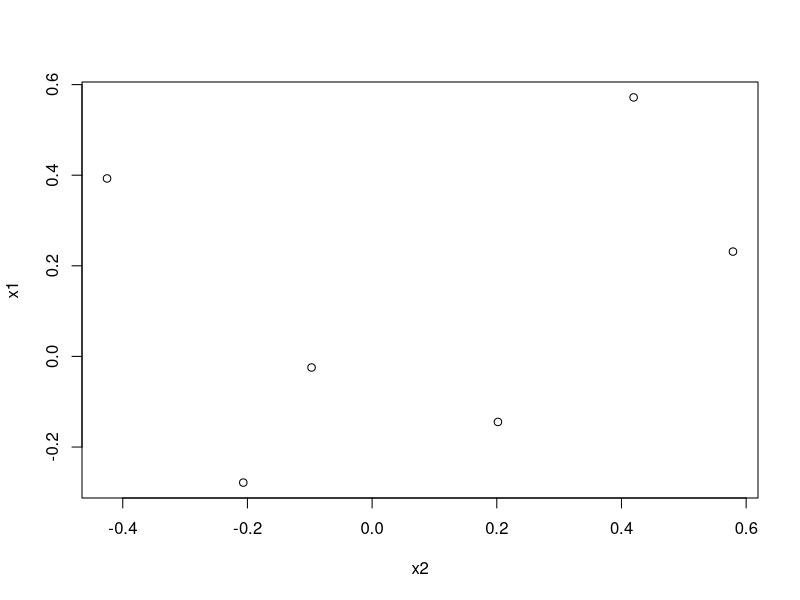
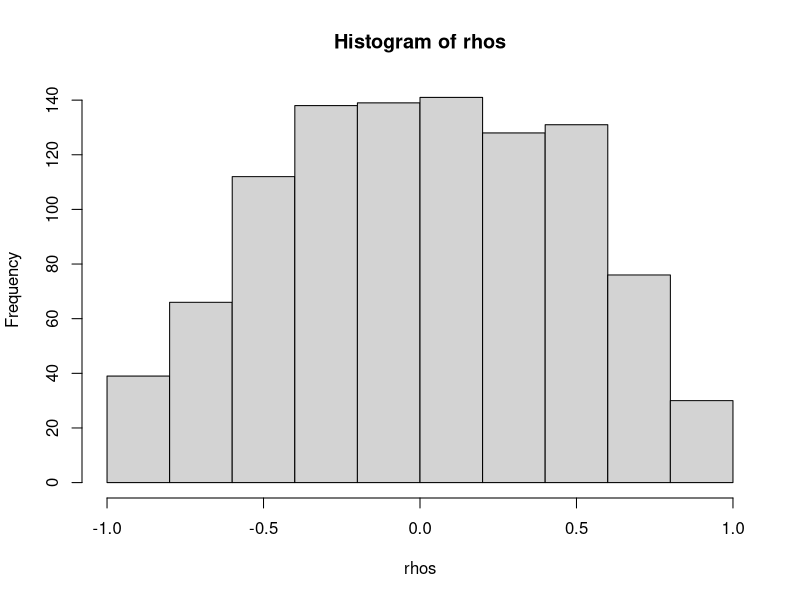

Reproduce these figures in R, in order. (Note: this script raises an error after producing the figures.)













# skapa två random vectorer att korrelera mot varandra.

x1 <- rnorm(6, mean=0, sd=0.5)
x2 <- rnorm(6, mean=0, sd=0.5)

cor(x1,x2)
plot(x2,x1)

rhos <- rep(NA, 1000) 

for(i in 1:1000){
  x1 <- rnorm(10, mean=0, sd=0.5)
  x2 <- rnorm(10, mean=0, sd=0.5)
  x1[zeros <- sample(1:5,5)] <- 0
  x2[zeros] <- 0
  rhos[i] <- cor(x1,x2)
}

hist(rhos)





c_mk3 %>% filter(river_id=="32000") %>% filter(n_years>10) %>% ggplot(aes(x=rho_trout)) + geom_histogram()

c_mk3 %>% filter(river_id=="32000") %>% filter(n_years>10) %>% ggplot(aes(x=rho_pike)) + geom_histogram()



rhos1 <- rep(NA, 10000)
rhos2 <- rep(NA, 10000)
for(i in 1:10000){
  x1 <- rnorm(n=10, mean=1.2, sd=0.5)
  x2 <- x1+rnorm(n=10, mean=0, sd=0.3)
  y1 <- rep(0,10)
  y2 <- rep(0,10)
  sub1 <- sample(1:10, 10)
  sub2 <- sample(1:10, 10)
  y1[sub1]<-x1[sub1]
  y2[sub2]<-x2[sub2]
  rhos1[i] <- cor(y1,y2)
  rhos2[i] <- cor(x1,x2)
}
#par(mfrow=c(1,2))
hist(rhos1, xlim=c(-1,1))
#hist(rhos2, xlim=c(-1,1))



rhos1 <- rep(NA, 10000)
rhos2 <- rep(NA, 10000)
for(i in 1:10000){
  x1 <- rnorm(n=10, mean=1.2, sd=0.5)
  x2 <- x1+rnorm(n=10, mean=0, sd=0.3)
  y1 <- x1
  y2 <- x2
  y1[sample(1:10, 9)] <- 0
  y2[sample(1:10, 9)] <- 0
  rhos1[i] <- cor(y1,y2)
  rhos2[i] <- cor(x1,x2)
}
par(mfrow=c(1,2))
hist(rhos1, xlim=c(-1,1))
#hist(rhos2, xlim=c(-1,1))

par(mfrow=c(5,2))

for(j in 0:9){
  rhos1 <- rep(NA, 10000)
  rhos2 <- rep(NA, 10000)
  for(i in 1:10000){
    x1 <- rnorm(n=10, mean=1.2, sd=0.5)
    x2 <- x1+rnorm(n=10, mean=0, sd=0.3)
    y1 <- x1
    y2 <- x2
    y1[sample(1:10, j)] <- 0
    y2[sample(1:10, j)] <- 0
    rhos1[i] <- cor(y1,y2)
    rhos2[i] <- cor(x1,x2)
  }
  
  hist(rhos1, xlim=c(-1,1), main="")
}

#hist(rhos2, xlim=c(-1,1))




plot(rhos1, type="l", ylim=c(-1,1))
plot(rhos2, type="l", ylim=c(-1,1))

rhos1 <- rep(NA, 10)
rhos2 <- rep(NA, 10)

for(j in 1:100){
  x1 <- rnorm(n=10, mean=1.2, sd=0.5)
  x2 <- x1+rnorm(n=10, mean=0, sd=0.3)
  y1 <- x1
  y2 <- x2
  
  for(i in 1:9){
    y1[which.min(y1*NA^(y1 <=0))] <- 0 #Weird way of looking for the lowest value that isn't a zero. 
    y2[which.min(y2*NA^(y2 <=0))] <- 0
    rhos1[i] <- cor(y1,y2)
    rhos2[i] <- cor(x1,x2)
  }
  
  lines(rhos1, type="l", ylim=c(0,1))
}


plot(rhos2, type="l", ylim=c(0,1))

par(mfrow=c(1,2))
hist(rhos1, xlim=c(-1,1))
hist(rhos2, xlim=c(-1,1))








plot(rhos1, type="l", ylim=c(-1,1))

rhos1 <- rep(NA, 10)
rhos2 <- rep(NA, 10)

for(j in 1:100){
  x1 <- rnorm(n=10, mean=1.2, sd=0.5)
  x2 <- x1+rnorm(n=10, mean=0, sd=0.3)
  y1 <- x1
  y2 <- x2
  
  sub1 <- sample(1:10,10)
  sub2 <- sample(1:10,10)
  
  for(i in 1:9){
    y1[sub1[i]] <- 0 #Weird way of looking for the lowest value that isn't a zero. 
    y2[sub1[i]] <- 0
    rhos1[i] <- cor(y1,y2)
    rhos2[i] <- cor(x1,x2)
  }
  
  lines(rhos1, type="l", ylim=c(0,1))
}


r





x1 <- rnorm(n=10, mean=1.2, sd=0.5)
x2 <- x1+rnorm(n=10, mean=0, sd=0.3)

sub1 <- sample(1:10, 2)
sub2 <- sample(1:10, 2)
y1 <- x1
y2 <- x2
y1[sub1]<-0
y2[sub2]<-0

cor_in <- data.frame(y1,y2)

count_pairs <- function(cor_in){
  t <- nrow(cor_in)
  d <- cor_in
  cor_in$two_above <- NA
  for(i in 1:t){
    cor_in$two_above[i] <- sum(c(d[i,] > 0))
  }
  paired_both <- sum(cor_in$two_above == 2)
  paired_one <- sum(cor_in$two_above == 1)
  percentage_zero <- sum(d == 0) / (nrow(d)*2)
  avg_gt0_site1 <- mean(d[which(d[1]>0),1])
  avg_ge0_site1 <- mean(d[,1])
  avg_gt0_site2 <- mean(d[which(d[2]>0),2])
  avg_ge0_site2 <- mean(d[,2])
  return(c(paired_both, paired_one, percentage_zero, 
           avg_gt0_site1, avg_ge0_site1, avg_gt0_site2, avg_ge0_site2))
}

f_n_gt0_one <- function(in_data){
  t <- nrow(in_data)
  d <- in_data
  for(i in 1:t){
    in_data$two_above[i] <- sum(c(d[i,] > 0))
  }
  paired_one <- sum(in_data$two_above == 1)
  return(paired_one)
}

f_n_gt0_two <- function(in_data){
  t <- nrow(in_data)
  d <- in_data
  for(i in 1:t){
    in_data$two_above[i] <- sum(c(d[i,] > 0))
  }
  paired_one <- sum(in_data$two_above == 2)
  return(paired_one)
}

f_n_gt0_one(cor_in)
f_n_gt0_two(cor_in)

f_n_gt0_two

for(i in 1:t){
  cor_in$two_above[1] <- sum(c(d[5,] > 0))
}

count_pairs(cor_in)

sum(cor_in == 0) / (nrow(cor_in)*2)

sum(c(cor_in[3,] > 0))

plot(y1, y2)





########################









### Just analyses

df <- alldata1_frag

unique(df$river_id)

pl29_1 <- df %>% filter(river_id == "29000") %>% 
  filter(n_years > 5) %>%
  #filter(flowconn01 == 1) %>% 
  #filter(vtyp_same == T) %>% 
  filter(trout_n_gt0_two > 0) %>%
  filter(over_frag01 == 0) %>% ggplot(aes(x=rivdist, y=rho_trout)) + geom_point() +
  geom_abline(intercept=0, slope=0, linetype=2)+
  geom_smooth(method="lm", color="black") + theme_classic()


pl29_2 <- df %>% filter(river_id == "29000") %>% 
  filter(n_years > 5) %>%
  #filter(flowconn01 == 1) %>% 
  #filter(vtyp_same == T) %>% 
  filter(minnow_n_gt0_two > 0) %>%
  filter(over_frag01 == 0) %>% ggplot(aes(x=rivdist, y=rho_minnow)) + geom_point() +
  geom_abline(intercept=0, slope=0, linetype=2)+
  geom_smooth(method="lm", color="black") + theme_classic()


pl29_3 <- df %>% filter(river_id == "29000") %>% 
  filter(n_years > 5) %>%
  #filter(flowconn01 == 1) %>% 
  #filter(vtyp_same == T) %>% 
  filter(roach_n_gt0_two > 0) %>%
  filter(over_frag01 == 0) %>% ggplot(aes(x=rivdist, y=rho_roach)) + geom_point() +
  geom_abline(intercept=0, slope=0, linetype=2) + theme_classic()


pl29_4 <- df %>% filter(river_id == "29000") %>% 
  filter(n_years > 5) %>%
  #filter(flowconn01 == 1) %>% 
  #filter(vtyp_same == T) %>% 
  filter(perch_n_gt0_two > 0) %>%
  filter(over_frag01 == 0) %>% ggplot(aes(x=rivdist, y=rho_perch)) + geom_point() +
  geom_abline(intercept=0, slope=0, linetype=2)+
  geom_smooth(method="lm", color="black") + theme_classic()


pl29_5 <- df %>% filter(river_id == "29000") %>% 
  filter(n_years > 5) %>%
  #filter(flowconn01 == 1) %>% 
  #filter(vtyp_same == T) %>% 
  filter(pike_n_gt0_two > 0) %>%
  filter(over_frag01 == 0) %>% ggplot(aes(x=rivdist, y=rho_pike)) + geom_point() +
  geom_abline(intercept=0, slope=0, linetype=2)+
  geom_smooth(method="lm", color="black") + theme_classic()


grid.arrange(pl29_1, pl29_2, pl29_3, pl29_4, pl29_5, nrow=1)

dev.copy2pdf(file="C:/jobb/disty/figs_new/rho_distance_32000.pdf", height=3, width=15)



pl29_1 <- df %>% filter(river_id == "29000") %>% 
  filter(n_years > 5) %>%
  #filter(flowconn01 == 1) %>% 
  #filter(vtyp_same == T) %>% 
  filter(trout_n_gt0_two > 0) %>%
  ggplot(aes(x=rivdist, y=rho_trout, color=over_frag)) + geom_point() +
  geom_abline(intercept=0, slope=0, linetype=2)+
  geom_smooth(method="lm") + theme_classic() + theme(legend.position="none")


pl29_2 <- df %>% filter(river_id == "29000") %>% 
  filter(n_years > 5) %>%
  #filter(flowconn01 == 1) %>% 
  #filter(vtyp_same == T) %>% 
  filter(minnow_n_gt0_two > 0) %>%
  ggplot(aes(x=rivdist, y=rho_minnow, color=over_frag)) + geom_point() +
  geom_abline(intercept=0, slope=0, linetype=2)+
  geom_smooth(method="lm") + theme_classic() + theme(legend.position="none")


pl29_3 <- df %>% filter(river_id == "29000") %>% 
  filter(n_years > 5) %>%
  #filter(flowconn01 == 1) %>% 
  #filter(vtyp_same == T) %>% 
  filter(roach_n_gt0_two > 0) %>%
  ggplot(aes(x=rivdist, y=rho_roach, color=over_frag)) + geom_point() +
  geom_abline(intercept=0, slope=0, linetype=2) + theme_classic() + theme(legend.position="none")


pl29_4 <- df %>% filter(river_id == "29000") %>% 
  filter(n_years > 5) %>%
  #filter(flowconn01 == 1) %>% 
  #filter(vtyp_same == T) %>% 
  filter(perch_n_gt0_two > 0) %>%
  ggplot(aes(x=rivdist, y=rho_perch, color=over_frag)) + geom_point() +
  geom_abline(intercept=0, slope=0, linetype=2)+
  geom_smooth(method="lm") + theme_classic() + theme(legend.position="none")


pl29_5 <- df %>% filter(river_id == "29000") %>% 
  filter(n_years > 5) %>%
  #filter(flowconn01 == 1) %>% 
  #filter(vtyp_same == T) %>% 
  filter(pike_n_gt0_two > 0) %>%
  ggplot(aes(x=rivdist, y=rho_pike, color=over_frag)) + geom_point() +
  geom_abline(intercept=0, slope=0, linetype=2)+
  geom_smooth(method="lm") + theme_classic() + theme(legend.position="none")

grid.arrange(pl29_1, pl29_2, pl29_3, pl29_4, pl29_5, nrow=1)

dev.copy2pdf(file="C:/jobb/disty/figs_new/rho_distance_29000_interaction.pdf", height=3, width=15)



df_trout <- df %>% filter(trout_n_gt0_two > 0)
df_minnow <- df %>% filter(minnow_n_gt0_two > 0)
df_roach <- df %>% filter(roach_n_gt0_two > 0)
df_perch <- df %>% filter(perch_n_gt0_two > 0)
df_pike <- df %>% filter(pike_n_gt0_two > 0)











